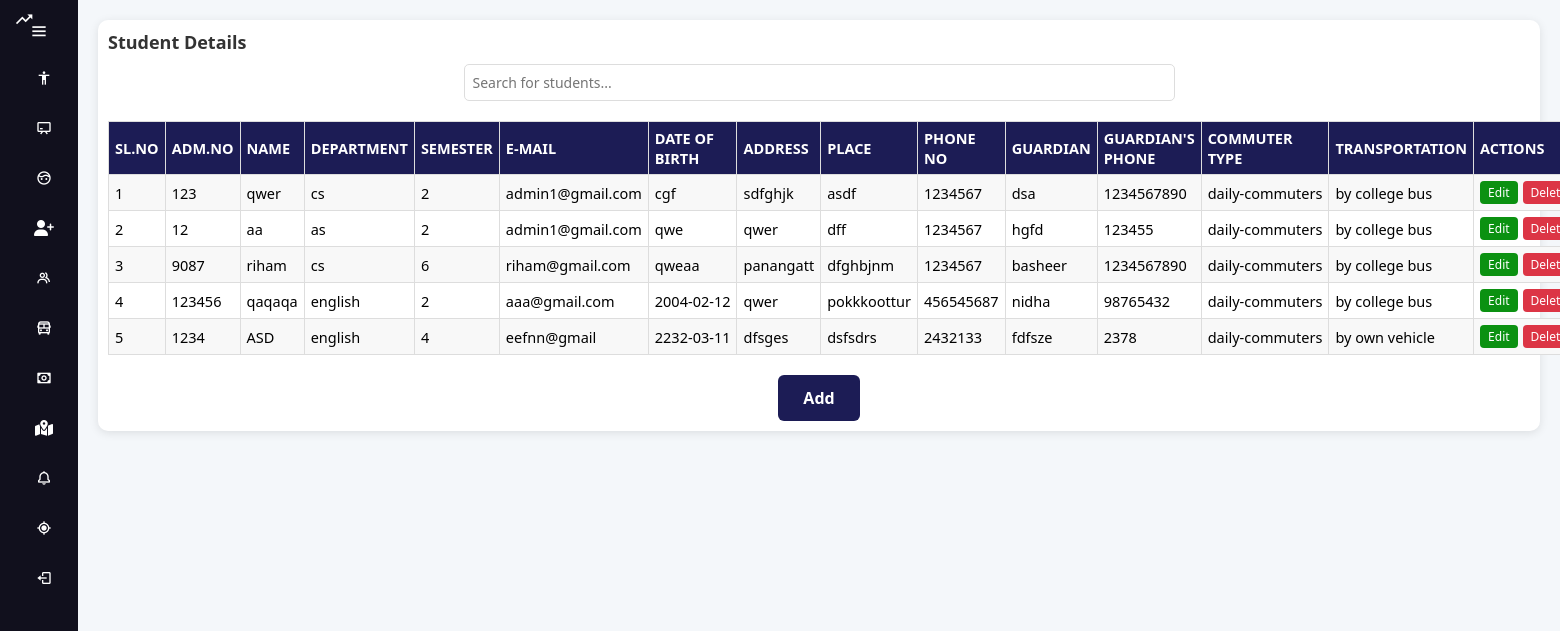
The page /administrator/Viewstudent/ on the database its author committed.
### administrator/models.py (models this page shows)
class StudentTable(models.Model):
    student_image=models.FileField(upload_to='student_image',null=True,blank=True)
    Name = models.CharField(max_length=30, null=True, blank=True)
    admissionno=models.CharField(max_length=10,null=True,blank=True)
    department=models.CharField(max_length=10,null=True,blank=True)
    sem=models.CharField(max_length=10,null=True,blank=True)
    email=models.CharField(max_length=10,null=True,blank=True)
    dob=models.CharField(max_length=10,null=True,blank=True)
    address=models.CharField(max_length=50,null=True,blank=True)
    place=models.CharField(max_length=30,null=True,blank=True)
    ph_no=models.BigIntegerField(null=True,blank=True)
    guardianname=models.CharField(max_length=20,null=True,blank=True)
    phoneno=models.BigIntegerField(null=True,blank=True)
    commuter_type=models.CharField(max_length=20,null=True,blank=True)
    transportation_type=models.CharField(max_length=20,null=True,blank=True)
    route=models.CharField(max_length=20,null=True,blank=True)
    created_at=models.DateTimeField(auto_now_add=True, null=True, blank=True)
    updated_at = models.DateTimeField(auto_now_add=True, null=True, blank=True)

### administrator/views.py (the view)
# urls.py: path('Viewstudent/',ViewStudent.as_view(),name="vstudent_page"),
class ViewStudent(View):
    def get(self, request):
        student_obj =StudentTable.objects.all()
        return render(request, "administrator/student/view_student.html", {'val': student_obj})

### templates/administrator/student/view_student.html (shortened to what this page needs)
{% extends 'administrator/admindashboard.html' %}
{% load static %}
{% block body %}
<html lang="en">
<head>
</head>
<body>
    <div class="container">
        <h2>Student Details</h2>
        <div class="search-container">
            <input class="search-bar" type="text" id="search" placeholder="Search for students..." onkeyup="searchTable()">
        </div>
        <table class="route-table" id="studentTable">
            <tr>
                <th>Sl.No</th>
                <th>Adm.No</th>
                <th>Name</th>
                <th>Department</th>
                <th>Semester</th>
                <th>E-mail</th>
                <th>Date of Birth</th>
                <th>Address</th>
                <th>Place</th>
                <th>Phone No</th>
                <th>Guardian</th>
                <th>Guardian's Phone</th>
                <th>Commuter Type</th>
                <th>Transportation</th>
                <th class="actions-col">Actions</th>
            </tr>
            {% for i in val %}
            <tr>
                <td>{{ forloop.counter }}</td>
                <td>{{ i.admissionno }}</td>
                <td>{{ i.Name }}</td>
                <td>{{ i.department }}</td>
                <td>{{ i.sem }}</td>
                <td>{{ i.email }}</td>
                <td>{{ i.dob }}</td>
                <td>{{ i.address }}</td>
                <td>{{ i.place }}</td>
                <td>{{ i.ph_no }}</td>
                <td>{{ i.guardianname }}</td>
                <td>{{ i.phoneno }}</td>
                <td>{{ i.commuter_type }}</td>
                <td>{{ i.transportation_type }}</td>
                <td class="actions-col">
                    <div class="action-buttons">
                        <button class="edit-btn"><a href="/administrator/editstudent/{{ i.id }}/" style="color: white; text-decoration: none;">Edit</a></button>
                        <button class="delete-btn"><a href="/administrator/Deletestudent/{{ i.id }}/" style="color: white; text-decoration: none;">Delete</a></button>
                    </div>
                </td>
            </tr>
            {% endfor %}
        </table>
        <button class="add-btn"><a href="{% url 'addstudent_page' %}">Add</a></button>
    </div>
</body>
</html>
{% endblock %}

### static/main.css (style rules this page uses)
* { font-family: "Poppins", sans-serif; margin: 0; padding: 0; box-sizing: border-box; }
:root { --body-color: #32d323; --sidebar-color: #e7dddd; --primary-color: #695cfe; --primary-color-light: #f6f5ff; --toggle-color: #ddd; --text-color: #66083f; --tran-02: all 0.2s ease; --tran-03: all 0.3s ease; --tran-04: all 0.4s ease; }
body { position: relative; min-height: 100vh; width: 100%; overflow-x: hidden; }

### templates/administrator/student/view_student.html (style rules this page uses)
* { margin: 0; padding: 0; box-sizing: border-box; font-family: 'Segoe UI', Tahoma, Geneva, Verdana, sans-serif; }
body { background-color: #f4f7fa; }
.container { margin: 20px; padding: 10px; width: auto; background-color: #ffffff; border-radius: 10px; box-shadow: 0 2px 10px rgba(0, 0, 0, 0.1); }
h2 { margin-bottom: 10px; color: #333; font-size: 18px; text-align: left; }
.search-container { margin-bottom: 20px; text-align: center; }
.search-bar { padding: 8px; font-size: 14px; width: 50%; border-radius: 5px; border: 1px solid #ddd; }
.route-table { width: 100%; border-collapse: collapse; font-size: 14.5px; }
.route-table th, .route-table td { padding: 6px; text-align: left; border: 1px solid #ddd; word-wrap: break-word; }
.route-table th { background-color: #1c1c55; color: white; text-transform: uppercase; }
.route-table tr:nth-child(even) { background-color: #f8f8f8; }
.route-table td { white-space: nowrap; }
.route-table th.actions-col { width: 120px; }
.route-table td.actions-col { text-align: left; }
.action-buttons { display: flex; gap: 5px; }
.edit-btn, .delete-btn { padding: 3px 8px; border: none; border-radius: 4px; cursor: pointer; font-size: 12px; text-decoration: none; }
.edit-btn { background-color: #0b9111; color: white; }
.delete-btn { background-color: #dc3545; color: white; }
.add-btn { padding: 12px 25px; background-color: #1c1c55; color: white; border: none; border-radius: 6px; cursor: pointer; font-size: 16px; font-weight: bold; transition: background-color 0.3s ease; text-align: center; display: block; margin-top: 20px; margin-left: auto; margin-right: auto; }
.add-btn a { color: white; text-decoration: none; }

### rows shown on the page
StudentTable: admissionno "123", Name "qwer", department "cs", sem "2", email "admin1@gmail.com", dob "cgf", address "sdfghjk", place "asdf", ph_no "1234567", guardianname "dsa", phoneno "1234567890", commuter_type "daily-commuters", transportation_type "by college bus"
StudentTable: admissionno "12", Name "aa", department "as", sem "2", email "admin1@gmail.com", dob "qwe", address "qwer", place "dff", ph_no "1234567", guardianname "hgfd", phoneno "123455", commuter_type "daily-commuters", transportation_type "by college bus"
StudentTable: admissionno "9087", Name "riham", department "cs", sem "6", email "riham@gmail.com", dob "qweaa", address "panangatt", place "dfghbjnm", ph_no "1234567", guardianname "basheer", phoneno "1234567890", commuter_type "daily-commuters", transportation_type "by college bus"
StudentTable: admissionno "123456", Name "qaqaqa", department "english", sem "2", email "aaa@gmail.com", dob "2004-02-12", address "qwer", place "pokkkoottur", ph_no "456545687", guardianname "nidha", phoneno "98765432", commuter_type "daily-commuters", transportation_type "by college bus"
StudentTable: admissionno "1234", Name "ASD", department "english", sem "4", email "eefnn@gmail", dob "2232-03-11", address "dfsges", place "dsfsdrs", ph_no "2432133", guardianname "fdfsze", phoneno "2378", commuter_type "daily-commuters", transportation_type "by own vehicle"
